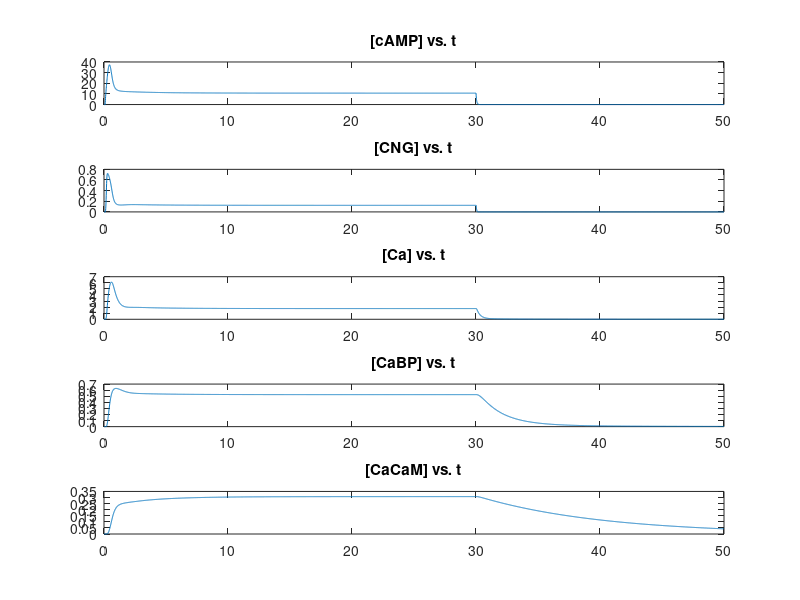

Recreate this plot in MATLAB.
function SimpleAC3Model
cAMP(1) = .1*10^-6;
CNG(1) = .1*10^-6;
Ca(1) = .1*10^-6;
CaBP(1) = .1*10^-6;
CaCaM(1) = .1*10^-6;
dt = .01;

for t = 1:5000
    if 10 <= t && t <= 3000
        u = 200;
    else
        u = 0;
    end
    
    dcAMP = (2*.63*CNG(t)) - (2*.08*cAMP(t)^2*(.74-CNG(t))) - (3.16*cAMP(t)) - (47.02*cAMP(t)*CaCaM(t)) + u;
    dCNG = (.08*cAMP(t)^2*(.74-CNG(t))) - (.63*CNG(t)) - (163.17*CNG(t)*CaBP(t)^2);
    dCa = (47.29*CNG(t)) - (3.32*Ca(t)) - (.84*Ca(t)*(.74-CaBP(t))) + (.6*CaBP(t)) - (2*.01*Ca(t)^2*(1.3-CaCaM(t))) + (2*.1*CaCaM(t));
    dCaBP = (.84*Ca(t)*(.74-CaBP(t))) - (.6*CaBP(t));
    dCaCaM = (.01*Ca(t)^2*(1.3-CaCaM(t))) - (.1*CaCaM(t));
    
    cAMP(t+1) = cAMP(t) + dcAMP*dt;
    CNG(t+1) = CNG(t) + dCNG*dt;
    Ca(t+1) = Ca(t) + dCa*dt;
    CaBP(t+1) = CaBP(t) + dCaBP*dt;
    CaCaM(t+1) = CaCaM(t) + dCaCaM*dt;
    
    
end

subplot(5,1,1)
plot(0:.01:50,cAMP)
title('[cAMP] vs. t')

subplot(5,1,2)
plot(0:.01:50,CNG)
title('[CNG] vs. t')

subplot(5,1,3)
plot(0:.01:50,Ca)
title('[Ca] vs. t')

subplot(5,1,4)
plot(0:.01:50,CaBP)
title('[CaBP] vs. t')

subplot(5,1,5)
plot(0:.01:50,CaCaM)
title('[CaCaM] vs. t')
end